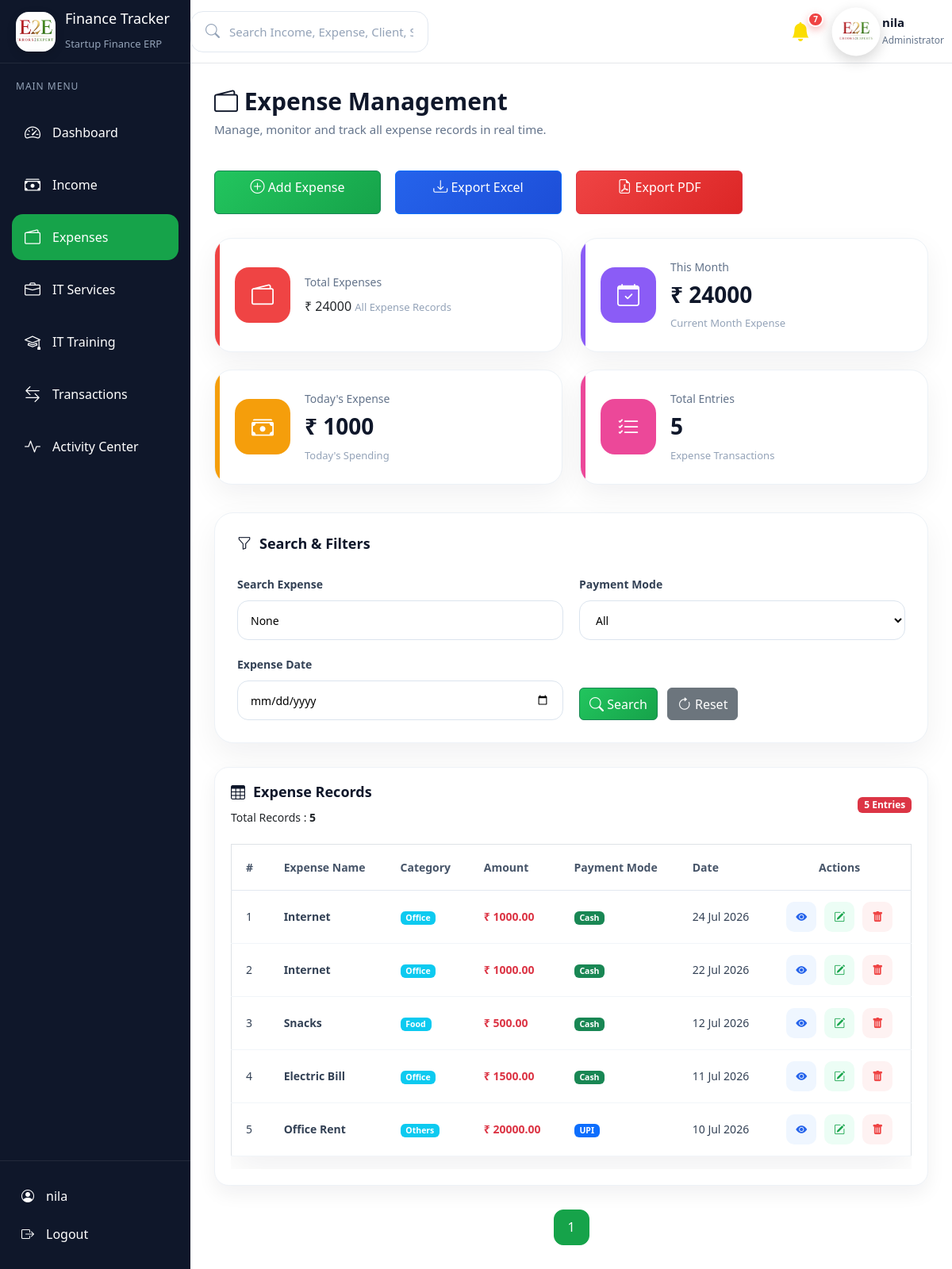
Screenshot of /expenses/ (signed in) with the database file from the repository.
### expenses/models.py (models this page shows, shortened)
class Expense(models.Model):
    PAYMENT_CHOICES = [
        ("Cash", "Cash"),
        ("UPI", "UPI"),
        ("Bank", "Bank Transfer"),
        ("Card", "Card"),
        ("Cheque", "Cheque"),
    ]
    CATEGORY_CHOICES = [
        ("Office", "Office"),
        ("Salary", "Salary"),
        ("Marketing", "Marketing"),
        ("Travel", "Travel"),
        ("Food", "Food"),
        ("Software", "Software"),
        ("Utilities", "Utilities"),
        ("Others", "Others"),
    ]
    expense_name = models.CharField(
        max_length=150
    )
    category = models.CharField(
        max_length=100,
        choices=CATEGORY_CHOICES
    )
    amount = models.DecimalField(
        max_digits=12,
        decimal_places=2
    )
    payment_mode = models.CharField(
        max_length=20,
        choices=PAYMENT_CHOICES
    )
    transaction_id = models.CharField(
        max_length=100,
        blank=True,
        null=True
    )
    cheque_number = models.CharField(
        max_length=100,
        blank=True,
        null=True
    )
    bank_name = models.CharField(
        max_length=100,
        blank=True,
        null=True
    )
    expense_date = models.DateField()
    description = models.TextField(
        blank=True,
        null=True
    )
    attachment = models.FileField(
        upload_to="expenses/",
        blank=True,
        null=True
    )
    created_at = models.DateTimeField(
        auto_now_add=True
    )
    updated_at = models.DateTimeField(
        auto_now=True
    )
    class Meta:
        ordering = ["-id"]
        verbose_name = "Expense"
        verbose_name_plural = "Expenses"

### expenses/views.py (the view)
# urls.py: path("", views.expense_list, name="expense_list"),
def expense_list(request):
    expenses = Expense.objects.all().order_by("-id")
    search = request.GET.get("search")
    payment_mode = request.GET.get("payment_mode")
    expense_date = request.GET.get("expense_date")
    if search:
        expenses = expenses.filter(
            Q(expense_name__icontains=search) |
            Q(description__icontains=search) |
            Q(payment_mode__icontains=search)
        )
    if payment_mode:
        expenses = expenses.filter(
            payment_mode=payment_mode
        )
    if expense_date:
        expenses = expenses.filter(
            expense_date=expense_date
        )
    today = timezone.localdate()
    total_expense = expenses.aggregate(
        total=Sum("amount")
    )["total"] or 0
    this_month_expense = expenses.filter(
        expense_date__year=today.year,
        expense_date__month=today.month
    ).aggregate(
        total=Sum("amount")
    )["total"] or 0
    today_expense = expenses.filter(
        expense_date=today
    ).aggregate(
        total=Sum("amount")
    )["total"] or 0
    total_entries = expenses.count()
    paginator = Paginator(expenses, 5)
    page_number = request.GET.get("page")
    page_obj = paginator.get_page(page_number)
    context = {
        "expenses": page_obj,
        "page_obj": page_obj,
        "search": search,
        "payment_mode": payment_mode,
        "expense_date": expense_date,
        "total_expense": total_expense,
        "this_month_expense": this_month_expense,
        "today_expense": today_expense,
        "total_entries": total_entries,
    }
    return render(
        request,
        "expenses/expenses.html",
        context,
    )

### templates/expenses/expenses.html (shortened to what this page needs)
{% extends 'base.html' %}
{% block content %}
<div class="page-header">
    <div>
        <h2>
            <i class="bi bi-wallet2"></i>
            Expense Management
        </h2>
        <p>
            Manage, monitor and track all expense records in real time.
        </p>
    </div>
    <div class="page-actions">
        <a href="{% url 'expenses:add_expense' %}" class="btn btn-success">
            <i class="bi bi-plus-circle"></i>
            Add Expense
        </a>
        <a href="{% url 'expenses:export_expense_excel' %}?{{ request.GET.urlencode }}" class="btn btn-primary">
    <i class="bi bi-download"></i>
    Export Excel
</a>
        <a href="{% url 'expenses:export_expense_pdf' %}?{{ request.GET.urlencode }}" class="btn btn-danger">
    <i class="bi bi-file-earmark-pdf"></i>
    Export PDF
</a>
    </div>
</div>
<div class="dashboard-cards">
    <div class="dashboard-card expense-card">
        <div class="card-icon">
            <i class="bi bi-wallet2"></i>
        </div>
        <div class="card-details">
            <span>Total Expenses</span>
           ₹ {{ total_expense }}
            <small>All Expense Records</small>
        </div>
    </div>
    <div class="dashboard-card profit-card">
        <div class="card-icon">
            <i class="bi bi-calendar-check"></i>
        </div>
        <div class="card-details">
            <span>This Month</span>
            <h2>₹ {{ this_month_expense }}</h2>
            <small>Current Month Expense</small>
        </div>
    </div>
    <div class="dashboard-card target-card">
        <div class="card-icon">
            <i class="bi bi-cash-stack"></i>
        </div>
        <div class="card-details">
            <span>Today's Expense</span>
            <h2>₹ {{ today_expense }}</h2>
            <small>Today's Spending</small>
        </div>
    </div>
    <div class="dashboard-card transaction-card">
        <div class="card-icon">
            <i class="bi bi-list-check"></i>
        </div>
        <div class="card-details">
            <span>Total Entries</span>
            <h2>{{ total_entries }}</h2>
            <small>Expense Transactions</small>
        </div>
    </div>
</div>
<div class="filter-card">
    <div class="box-header">
        <h3>
            <i class="bi bi-funnel"></i>
            Search & Filters
        </h3>
    </div>
    <form method="GET">
        <div class="filter-grid">
            <div class="filter-group">
                <label>
                    Search Expense
                </label>
                <input type="text" name="search" value="{{ search }}" placeholder="Expense Name / Category...">
            </div>
            <div class="filter-group">
                <label>
                    Payment Mode
                </label>
                <select name="payment_mode">
                   <option value="">All</option>
                </select>
            </div>
            <div class="filter-group">
                <label>
                    Expense Date
                </label>
                <input type="date" name="expense_date" value="{{ expense_date }}">
            </div>
            <div class="filter-buttons">
                <button type="submit" class="btn btn-success">
                    <i class="bi bi-search"></i>
                    Search
                </button>
                <a href="{% url 'expenses:expense_list' %}" class="btn btn-secondary">
                    <i class="bi bi-arrow-clockwise"></i>
                    Reset
                </a>
            </div>
        </div>
    </form>
</div>
<div class="dashboard-box expense-table-card">
    <div class="box-header">
        <div>
            <h3>
                <i class="bi bi-table"></i>
                Expense Records
            </h3>
            <small>
                Total Records :
                <strong>{{ page_obj.paginator.count }}</strong>
            </small>
        </div>
        <span class="badge bg-danger">
            {{ page_obj.paginator.count }} Entries
        </span>
    </div>
    <div class="table-responsive">
        <table class="table dashboard-table align-middle">
            <thead>
                <tr>
                    <th>#</th>
                    <th>Expense Name</th>
                    <th>Category</th>
                    <th>Amount</th>
                    <th>Payment Mode</th>
                    <th>Date</th>
                    <th class="text-center">Actions</th>
                </tr>
            </thead>
            <tbody>
                {% for expense in expenses %}
                <tr>
                    <td>
                       {{ page_obj.start_index|add:forloop.counter0 }}
                    </td>
                    <td>
                        <strong>
                            {{ expense.expense_name }}
                        </strong>
                    </td>
                    <td>
                        <span class="badge bg-info">
                            {{ expense.category }}
                        </span>
                    </td>
                    <td class="text-danger fw-bold">
                        ₹ {{ expense.amount|floatformat:2 }}
                    </td>
                    <td>
                        {% if expense.payment_mode == "Cash" %}
                        <span class="badge bg-success">
                            Cash
                        </span>
                        {% elif expense.payment_mode == "UPI" %}
                        <span class="badge bg-primary">
                            UPI
                        </span>
                        {% elif expense.payment_mode == "Card" %}
                        <span class="badge bg-warning text-dark">
                            Card
                        </span>
                        {% elif expense.payment_mode == "Bank" %}
                        <span class="badge bg-secondary">
                            Bank
                        </span>
                        {% else %}
                        <span class="badge bg-dark">
                            {{ expense.payment_mode }}
                        </span>
                        {% endif %}
                    </td>
                    <td>
                        {{ expense.expense_date|date:"d M Y" }}
                    </td>
                    <td>
                        <div class="action-buttons">
                            <a href="{% url 'expenses:view_expense' expense.id %}" class="view-btn" title="View">
                                <i class="bi bi-eye-fill"></i>
                            </a>
                            <a href="{% url 'expenses:edit_expense' expense.id %}" class="edit-btn" title="Edit">
                                <i class="bi bi-pencil-square"></i>
                            </a>
                           <a href="#"
   class="delete-btn"
   title="Delete"
   data-url="{% url 'expenses:delete_expense' expense.id %}"
   data-bs-toggle="modal"
   data-bs-target="#deleteModal">
    <i class="bi bi-trash-fill"></i>
</a>
                        </div>
                    </td>
                </tr>
                {% endfor %}
            </tbody>
        </table>
    </div>
</div>
    <div class="pagination-container">
        {% for page in page_obj.paginator.page_range %}
        {% if page == page_obj.number %}
        <span class="page-btn active">
            {{ page }}
        </span>
        {% elif page > page_obj.number|add:'-3' and page < page_obj.number|add:'3' %} <a href="?page={{ page }}"
            class="page-btn">
            {{ page }}
            </a>
            {% endif %}
            {% endfor %}
    </div>
{% endblock %}

### templates/includes/sidebar.html (shortened to what this page needs)
{% load static %}
<aside class="sidebar" id="sidebar">
    <div class="sidebar-header">
        <div class="brand">
            <div class="brand-logo">
                <img
    src="{% static 'images/e2e.jpeg' %}"
    alt="E2E Logo"
    class="brand-logo-img"
>
            </div>
            <div class="brand-text">
                <h2>Finance Tracker</h2>
                <span>Startup Finance ERP</span>
            </div>
        </div>
    </div>
    <div class="menu-title">
        MAIN MENU
    </div>
    <ul class="sidebar-menu">
        <li>
            <a href="/dashboard/" class="{% if '/dashboard/' in request.path %}active{% endif %}">
                <i class="bi bi-speedometer2"></i>
                <span>Dashboard</span>
            </a>
        </li>
        <li>
            <a href="/income/" class="{% if '/income/' in request.path %}active{% endif %}">
                <i class="bi bi-cash-stack"></i>
                <span>Income</span>
            </a>
        </li>
        <li>
            <a href="/expenses/" class="{% if '/expenses/' in request.path %}active{% endif %}">
                <i class="bi bi-wallet2"></i>
                <span>Expenses</span>
            </a>
        </li>
        <li>
            <a href="/services/" class="{% if '/services/' in request.path %}active{% endif %}">
                <i class="bi bi-briefcase"></i>
                <span>IT Services</span>
            </a>
        </li>
        <li>
            <a href="/training/" class="{% if '/training/' in request.path %}active{% endif %}">
                <i class="bi bi-mortarboard"></i>
                <span>IT Training</span>
            </a>
        </li>
        <li>
            <a href="/transactions/" class="{% if '/transactions/' in request.path %}active{% endif %}">
                <i class="bi bi-arrow-left-right"></i>
                <span>Transactions</span>
            </a>
        </li>
        <li>
            <a href="/activity/" class="{% if '/activity/' in request.path %}active{% endif %}">
                <i class="bi bi-activity"></i>
                <span>Activity Center</span>
            </a>
        </li>
    </ul>
    <div class="sidebar-footer">
        <a href="/admin/">
            <i class="bi bi-person-circle"></i>
            <span>{{ request.user.username }}</span>
        </a>
        <a href="/logout/">
            <i class="bi bi-box-arrow-right"></i>
            <span>Logout</span>
        </a>
    </div>
</aside>

### templates/includes/navbar.html (shortened to what this page needs)
{% load static %}
<nav class="navbar">
    <div class="navbar-left">
        <div class="search-box">
            <i class="bi bi-search"></i>
            <input type="text" id="globalSearch" placeholder="Search Income, Expense, Client, Student..."
                autocomplete="off">
        </div>
    </div>
    <div class="navbar-right">
        <a href="{% url 'notification_list' %}" class="nav-icon notification-icon">
            <i class="bi bi-bell-fill"></i>
            {% if unread_notifications > 0 %}
            <span class="count">
                {{ unread_notifications }}
            </span>
            {% endif %}
        </a>
        <div class="profile">
       <img
    src="{% static 'images/e2e-logo.png' %}"
    alt="E2E Logo"
    class="profile-avatar"
>
            <div>
                <h5>{{ request.user.username }}</h5>
                <span>Administrator</span>
            </div>
        </div>
    </div>
</nav>

### rows the page displays
Expense: start_index|add "1", expense_name "Internet", category "Office", amount "1000.00", payment_mode "Cash", expense_date "24 Jul 2026"
Expense: start_index|add "2", expense_name "Internet", category "Office", amount "1000.00", payment_mode "Cash", expense_date "22 Jul 2026"
Expense: start_index|add "3", expense_name "Snacks", category "Food", amount "500.00", payment_mode "Cash", expense_date "12 Jul 2026"
Expense: start_index|add "4", expense_name "Electric Bill", category "Office", amount "1500.00", payment_mode "Cash", expense_date "11 Jul 2026"
Expense: start_index|add "5", expense_name "Office Rent", category "Others", amount "20000.00", payment_mode "UPI", expense_date "10 Jul 2026"

### other values shown
{{ request.user.username }} "nila"
{{ unread_notifications }} "7"
{{ total_expense }} "24000"
{{ this_month_expense }} "24000"
{{ today_expense }} "1000"
{{ total_entries }} "5"
{{ page_obj.paginator.count }} "5"
{{ page }} "1"
